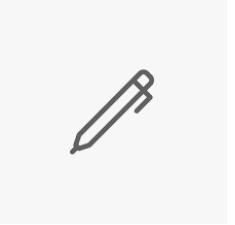
#> input picture OpenCV/Magic_pen_and_Eraser/pen.png, 235 x 225 px
$ python main.py
#> lines starting #> are read from the running program, lines starting #| are printed output that depends on the picture; after the words box and inside, x2 and y2 are one past the last pixel; in counts of white or black regions, pixels touching at a corner belong together
import cv2
import numpy as np
import time
import tkinter as tk

load_from_disk = True
if load_from_disk:
    penval = np.load('penval.npy')
#> (reads OpenCV/Magic_pen_and_Eraser/penval.npy from the repository)

cap = cv2.VideoCapture(0)
cap.set(3,1280)
cap.set(4,720)

pen_img = cv2.resize(cv2.imread('pen.png',1), (50, 50))
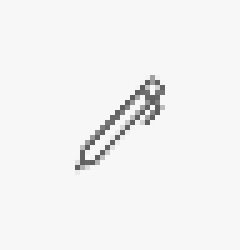
#> pen_img: shape (50, 50, 3) (shown 5 times larger); min 94, max 255, mean 243.6
eraser_img = cv2.resize(cv2.imread('eraser.png',1), (50, 50))
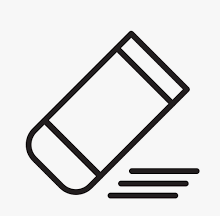
#> input picture OpenCV/Magic_pen_and_Eraser/eraser.png, 220 x 216 px
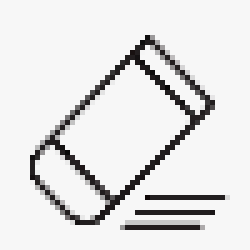
#> eraser_img: shape (50, 50, 3) (shown 5 times larger); mean B, G, R 226.2, 226.1, 226.5

kernel = np.ones((5,5),np.uint8)

# Making window size adjustable
cv2.namedWindow('image', cv2.WINDOW_NORMAL)

# This is the canvas on which we will draw upon
canvas=None

# Create a background subtractor Object
backgroundobject = cv2.createBackgroundSubtractorMOG2(detectShadows = False)

# This threshold determines the amount of disruption in the background.
background_threshold = 600

# A variable which tells you if you're using a pen or an eraser.
switch = 'Pen'

# With this variable we will monitor the time between previous switch.
last_switch = time.time()

# Initilize x1,y1 points
x1,y1=0,0

# Threshold for noise
noiseth = 800

# Threshold for wiper, the size of the contour must be bigger than for us to
# clear the canvas
wiper_thresh = 40000

# A variable which tells when to clear canvas, if its True then we clear the canvas
clear = False

# Variable to pause writing/erasing between teaching
pause = False

# Pen color variable which is by default set to blue
color = [255,0,0]

while(1):
    _, frame = cap.read()
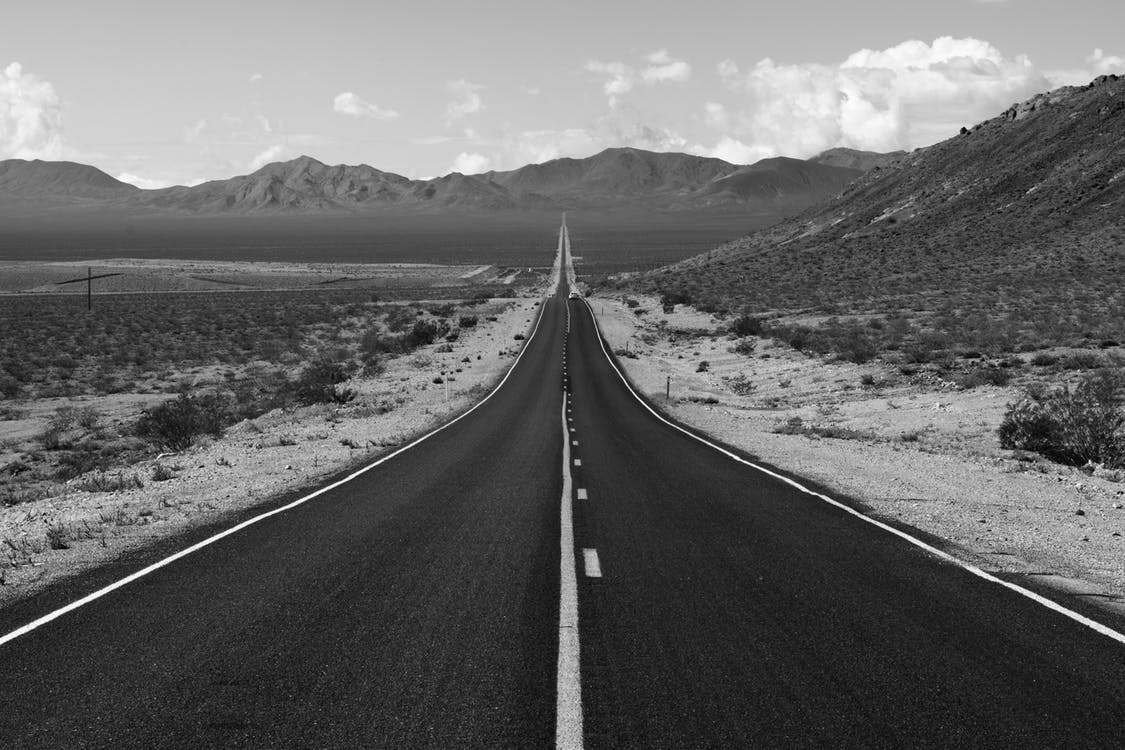
#> input picture OpenCV/Colorization/pexels-photo-1038935.jpeg, 1125 x 750 px, given in place of the camera
#> frame is the input picture: shape (750, 1125, 3); min 0, max 255, mean 102.5
    frame = cv2.flip( frame, 1 )
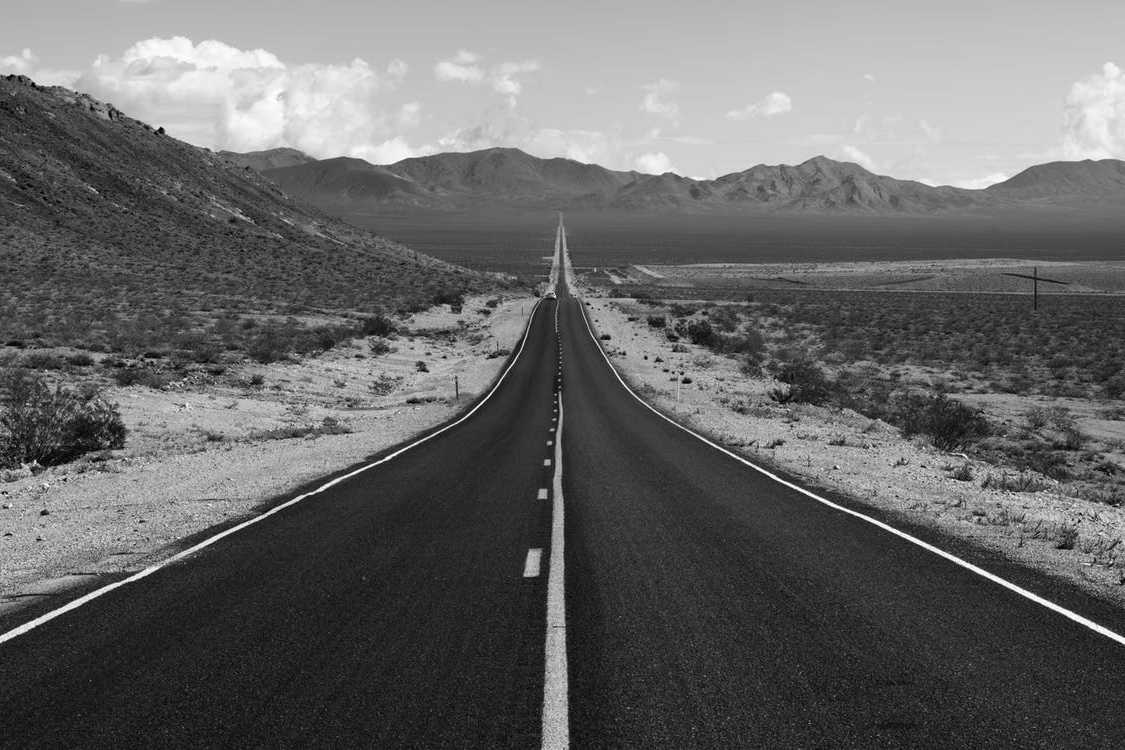
#> frame: shape (750, 1125, 3); min 0, max 255, mean 102.5

    # Initialize the canvas as a black image
    if canvas is None:
        canvas = np.zeros_like(frame)

    # Take the top left of the frame and apply the background subtractor there
    top_left = frame[0: 50, 0: 50]
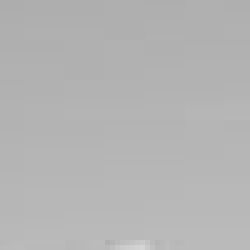
#> top_left: shape (50, 50, 3) (shown 5 times larger); min 173, max 212, mean 179.9
    fgmask = backgroundobject.apply(top_left)
#> fgmask: shape (50, 50); every value is 255

    # Note the number of pixels that are white, this is the level of disruption.
    switch_thresh = np.sum(fgmask==255)
#> switch_thresh = 2500

    # If the disruption is greater than background threshold and there has
    # been some time after the previous switch then you. can change the
    # object type.
    if switch_thresh>background_threshold and (time.time()-last_switch) > 1:

        # Save the time of the switch.
        last_switch = time.time()

        if switch == 'Pen':
            switch = 'Eraser'
        else:
            switch = 'Pen'

    # Convert BGR to HSV
    hsv = cv2.cvtColor(frame, cv2.COLOR_BGR2HSV)
#> hsv: shape (750, 1125, 3); mean H, S, V 0, 0, 102.5

    # If you're reading from memory then load the upper and lower ranges
    # from there
    if load_from_disk:
        lower_range = penval[0]
        upper_range = penval[1]

    # Threshold the HSV image to get the colors specified in penval array
    if not pause:
        mask = cv2.inRange(hsv, lower_range, upper_range)
#> mask: shape (750, 1125); every value is 0

        # Perform the morphological operations to get rid of the noise
        mask = cv2.erode(mask,kernel,iterations = 1)
        mask = cv2.dilate(mask,kernel,iterations = 2)

        # Find Contours.
        contours, hierarchy = cv2.findContours(mask,
        cv2.RETR_EXTERNAL,cv2.CHAIN_APPROX_SIMPLE)
#> contours = []

        # Make sure there is a contour present and also its size is bigger than
        # the noise threshold.
        if contours and cv2.contourArea(max(contours,
                                    key = cv2.contourArea)) > noiseth:

            c = max(contours, key = cv2.contourArea)
            x2,y2,w,h = cv2.boundingRect(c)

            # Get the area of the contour
            area = cv2.contourArea(c)

            # If there were no previous points then save the detected x2,y2
            # coordinates as x1,y1.
            if x1 == 0 and y1 == 0:
                x1,y1= x2,y2

            else:
                if switch == 'Pen':
                    # Draw the line on the canvas
                    canvas = cv2.line(canvas, (x1,y1),
                    (x2,y2), color, 5)

                else:
                    cv2.circle(canvas, (x2, y2), 20,
                    (0,0,0), -1)

            # After the line is drawn the new points become the previous points.
            x1,y1= x2,y2

            # Now if the area is greater than the wiper threshold then set the
            # clear variable to True and warn User.
            if area > wiper_thresh:
                cv2.putText(canvas,'Clearing Canvas', (100,200),
                cv2.FONT_HERSHEY_SIMPLEX,2, (0,0,255), 5, cv2.LINE_AA)
                clear = True

        else:
            # If there were no contours detected then make x1,y1 = 0
            x1,y1 =0,0

        # Switch the images depending upon what we're using, pen or eraser.
        if switch != 'Pen':
            cv2.circle(frame, (x1, y1), 20, (255,255,255), -1)
            frame[0: 50, 0: 50] = eraser_img
        else:
            frame[0: 50, 0: 50] = pen_img
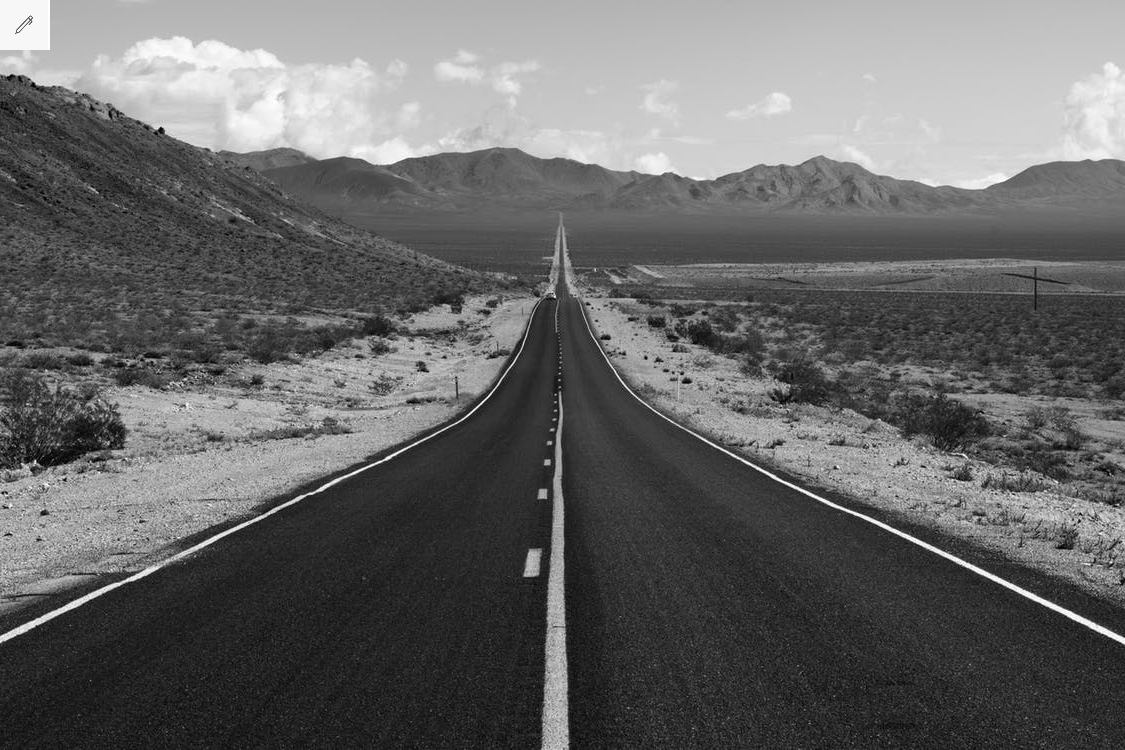
#> frame: shape (750, 1125, 3); 0.3% of pixels changed, all inside (x1, y1, x2, y2) = (0, 0, 50, 50)

    # Now this piece of code is just for smooth drawing. (Optional)
    _ , mask = cv2.threshold(cv2.cvtColor(canvas, cv2.COLOR_BGR2GRAY), 20,
    255, cv2.THRESH_BINARY)
#> canvas: shape (750, 1125, 3); every value is 0
    foreground = cv2.bitwise_and(canvas, canvas, mask = mask)
    background = cv2.bitwise_and(frame, frame,
    mask = cv2.bitwise_not(mask))
    frame = cv2.add(foreground,background)

    # Show image
    cv2.imshow('image',frame)

    k = cv2.waitKey(5) & 0xFF
#> (key Esc is pressed here)
    if k == 27:
        break

    # if the user presses s then he is prompted for the name of canvas to be saved
    elif k == ord('s'):
        root= tk.Tk()

        canvas1 = tk.Canvas(root, width = 800, height = 500)
        canvas1.pack()

        entry1 = tk.Entry (root)
        canvas1.create_window(200, 140, window=entry1)

        def getFileName():
            x1 = entry1.get()
            np.save(f"{x1}.npy", canvas)
            label1 = tk.Label(root, text="file saved succesfully")
            canvas1.create_window(200, 230, window=label1)

        button1 = tk.Button(text='Submit name for canvas', command=getFileName)
        canvas1.create_window(200, 180, window=button1)

        root.mainloop()

    # If the user presses l then he is prompted for the name of canvas to be loaded
    elif k == ord('l'):
        root= tk.Tk()

        canvas1 = tk.Canvas(root, width = 800, height = 500)
        canvas1.pack()

        entry1 = tk.Entry (root)
        canvas1.create_window(200, 140, window=entry1)

        def getFileNameLoad():
            global canvas
            x1 = entry1.get()
            canvas = np.load(f"{x1}.npy")
            label1 = tk.Label(root, text="File opened, you may close this or re enter name if you want to open new file.")
            canvas1.create_window(200, 230, window=label1)
            root.destroy()

        button1 = tk.Button(text='Submit name to load canvas', command=getFileNameLoad)
        canvas1.create_window(200, 180, window=button1)

        root.mainloop()

    # If the user presses p then he is allowed to pause his writing/erasing and explain what
    # he has written
    elif k == ord('p'):
        pause = not pause

        # this is required or else a strange line is encountered between last point where pen was before pausing
        # and the new point where pen is after continuing to write.
        x1,y1=0,0

    # If user presses c then he is allowed to change pen color which is by default set to blue.
    elif k == ord('c'):
        root= tk.Tk()

        canvas1 = tk.Canvas(root, width = 500, height = 300)
        canvas1.pack()

        entry1 = tk.Entry (root)

        canvas1.create_window(200, 140, window=entry1)
        canvas1.create_text(250,20,fill="darkblue",font="Times 10 italic bold",
                        text="Enter RGB values seperated with commas but no space to change pen color")
        def changeColor():
            global color
            global canvas
            x1 = entry1.get()

            try:
                x1 = x1.split(",")
                r = int(x1[0])
                g = int(x1[1])
                b = int(x1[2])

            except:
                label1 = tk.Label(root, text="Color values must be similar to the following example\n200,200,0")
                canvas1.create_window(200, 230, window=label1)
                return

            # all color values must be between 0-255
            if (r > 255 or r < 0) or (g > 255 or g < 0) or (b > 255 or b < 0):
                label1 = tk.Label(root, text="Color values must be between 0-255")
                canvas1.create_window(200, 230, window=label1)

            else:
                color = [r,g,b]
                label1 = tk.Label(root, text="Color changed succesfully")
                canvas1.create_window(200, 230, window=label1)
                root.destroy()

        button1 = tk.Button(text='Enter', command=changeColor)
        canvas1.create_window(200, 180, window=button1)

        root.mainloop()

    # Clear the canvas after 1 second if the clear variable is true
    if clear == True:

        time.sleep(1)
        canvas = None

        # And then set clear to false
        clear = False

cv2.destroyAllWindows()
cap.release()
